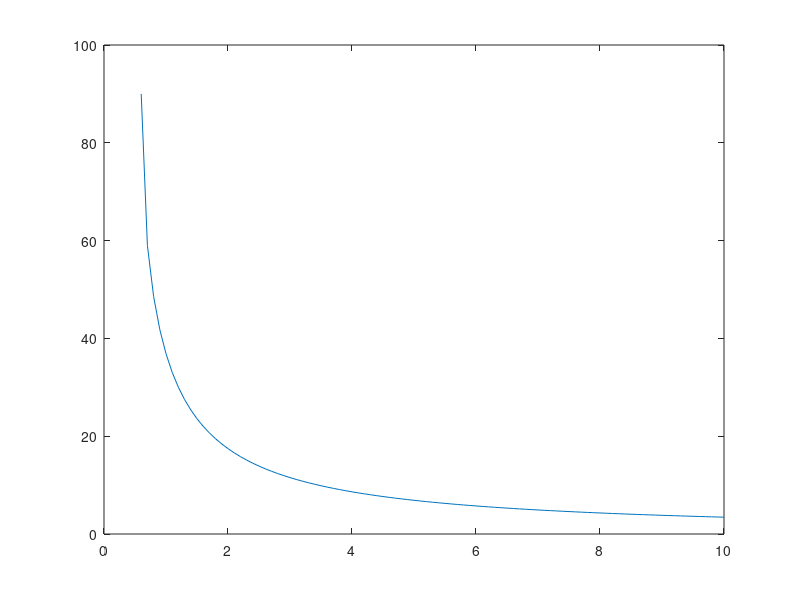

The MATLAB script that drew this image: (Note: this script raises an error after producing the figure.)
% geom1.m
%
% Geometric model for the synchronisation of two cells by a drifting bar
%
r1 = 0.4;
r2 = 0.4;
w = 0.4;
d = 0.6:0.1:10;
%
hwhh = (360/(2*pi))*asin((w+2*r2)./(2*d));
%
figure;
plot(d,hwhh);
[v,i]=minim(d,2);
['The HWHH at ' num2str(v) 'deg is:' num2str(hwhh(i))]
axis([0 4 0 60]);
